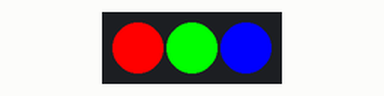
Bench run of a program on a simulated Raspberry Pi (BCM pin numbers). On the bench: 3 RGB LEDs in strip order, left to right. At 2.0 s the program stops and its outputs stay as they are.

Above: at 0.1 s.
At 2.1 s:
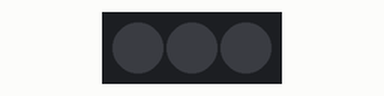
Timing chart, 0 to 3.5 s (numbered marks = the images above):
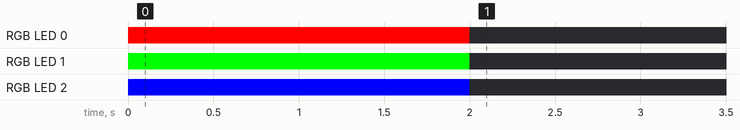

Measured:
- by itself, RGB LED 0: off → RGB(255, 0, 0) at 0.00 s, → off 2.0 s later
- by itself, RGB LED 1: off → RGB(0, 255, 0) at 0.00 s, → off 2.0 s later
- by itself, RGB LED 2: off → RGB(0, 0, 255) at 0.00 s, → off 2.0 s later

The program:

neopixels_test.py
```python
#!/usr/bin/python3
import board
import neopixel
import time

pixels = neopixel.NeoPixel(board.D18, 3, auto_write=False)

pixels[0] = (255, 0, 0)
pixels[1] = (0, 255, 0)
pixels[2] = (0, 0, 255)
pixels.show()

time.sleep(2)

pixels.fill((0, 0, 0))
pixels.show()
```
